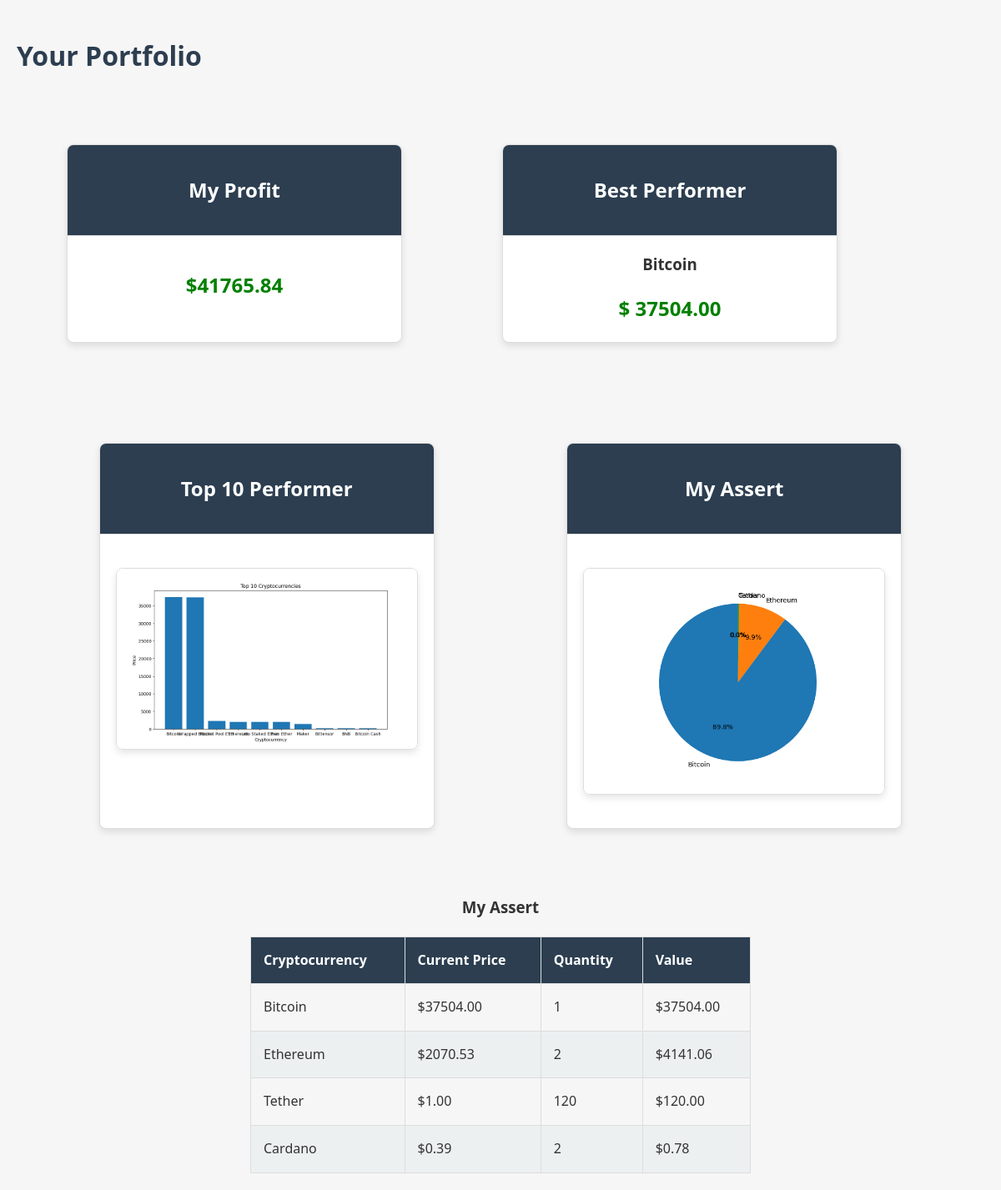
/portfolio/ (signed in), run on the app's committed database.
### CryptoCrackers/models.py (models this page shows, shortened)
class CryptoCurrency(models.Model):
    id = models.CharField(max_length=100, primary_key=True)
    symbol = models.CharField(max_length=10)
    name = models.CharField(max_length=100)
    image = models.URLField()
    current_price = models.DecimalField(max_digits=10, decimal_places=2, blank=True, null=True)
    current_price_cad = models.DecimalField(max_digits=10, decimal_places=2, blank=True, null=True)
    current_price_eur = models.DecimalField(max_digits=10, decimal_places=2, blank=True, null=True)
    market_cap = models.IntegerField()
    market_cap_rank = models.PositiveIntegerField()
    fully_diluted_valuation = models.IntegerField(blank=True, null=True)
    total_volume = models.IntegerField(blank=True, null=True)
    high_24h = models.IntegerField(blank=True, null=True)
    low_24h = models.IntegerField(blank=True, null=True)
    price_change_24h = models.IntegerField(blank=True, null=True)
    price_change_percentage_24h = models.DecimalField(max_digits=10, decimal_places=2, blank=True, null=True)
    market_cap_change_24h = models.IntegerField(blank=True, null=True)
    market_cap_change_percentage_24h = models.IntegerField(blank=True, null=True)
    circulating_supply = models.IntegerField(blank=True, null=True)
    total_supply = models.IntegerField(blank=True, null=True)
    max_supply = models.IntegerField(blank=True, null=True)
    ath = models.IntegerField(blank=True, null=True)
    ath_change_percentage = models.IntegerField(blank=True, null=True)
    ath_date = models.DateTimeField(blank=True, null=True)
    atl = models.IntegerField(blank=True, null=True)
    atl_change_percentage = models.IntegerField(blank=True, null=True)
    atl_date = models.DateTimeField(blank=True, null=True)
    roi = models.FloatField(null=True)
    last_updated = models.DateTimeField(blank=True, null=True)

### CryptoCrackers/views.py (the view)
# urls.py: path('portfolio/', views.portfolio, name='portfolio'),
def portfolio(request):
    user_id = request.session.get('_user_id')
    if not user_id:
        return redirect('/login/')
    user = UserDetails.objects.get(id=user_id)
    cryptocurrencies_dict = user.cryptocurrencies
    crypto_currencies = CryptoCurrency.objects.all()
    total_amount = 0
    data = []
    for crypto_currency in crypto_currencies:
        current_price = crypto_currency.current_price
        name = crypto_currency.name
        if name in cryptocurrencies_dict:
            quantity = cryptocurrencies_dict[name]
            value = current_price * quantity
            total_amount += value
            data.append({'name': name, 'current_price': current_price, 'quantity': quantity, 'value': value})
    highest_value_assert = max(data, key=lambda x: x['current_price'])
    top_10_cryptos = CryptoCurrency.objects.order_by('-current_price')[:10]
    crypto_names = [crypto.name for crypto in top_10_cryptos]
    crypto_prices = [float(crypto.current_price) for crypto in top_10_cryptos]
    plt.figure(figsize=(10, 6))  # Adjust the figure size as needed
    plt.bar(crypto_names, crypto_prices)
    plt.xlabel('Cryptocurrency')
    plt.ylabel('Price')
    plt.title('Top 10 Cryptocurrencies')
    buffer = BytesIO()
    plt.savefig(buffer, format='png')
    buffer.seek(0)
    chart_image_bar = base64.b64encode(buffer.read()).decode('utf-8')
    plt.close()
    buffer = BytesIO()
    plt.savefig(buffer, format='png')
    buffer.seek(0)
    chart_image = base64.b64encode(buffer.read()).decode('utf-8')
    labels = [crypto['name'] for crypto in data]
    sizes = [crypto['value'] for crypto in data]
    fig, ax = plt.subplots()
    ax.pie(sizes, labels=labels, autopct='%1.1f%%', startangle=90)
    ax.axis('equal')  # Equal aspect ratio ensures that the pie is drawn as a circle.
    chart_image = io.BytesIO()
    plt.savefig(chart_image, format='png')
    chart_image.seek(0)
    chart_image_base64 = base64.b64encode(chart_image.read()).decode('utf-8')
    plt.close()
    context = {
        'crypto_data': data,
        'highest_value_assert': highest_value_assert,
        'total_amount': total_amount,
        'chart_image_base64': chart_image_base64,
        'top_10_cryptos': top_10_cryptos,
        'chart_image': chart_image,
        'chart_image_bar': chart_image_bar
    }
    print(max(data, key=lambda x: x['current_price']), "data")
    return render(request, 'FrontEnd/portfolio.html', context)

### templates/FrontEnd/portfolio.html (shortened to what this page needs)
<!DOCTYPE html>
<html lang="en">
<head>
</head>
<body>
<h1>Your Portfolio</h1>
{% if crypto_data %}
    <div class="preview">
        <div class="card">
            <div class="card-header">
                <h2>My Profit</h2>
            </div>
            <div class="card-body">
                <h2 style="color: green"> ${{ total_amount }}</h2>
            </div>
        </div>
        <div class="card">
            <div class="card-header">
                <h2>Best Performer</h2>
            </div>
            <div class="chart-card-body">
                <h3 > {{ highest_value_assert.name }}</h3>
                <h2 style="color: green">$ {{ highest_value_assert.current_price }}</h2>
            </div>
        </div>
    </div>
    <div class="chart">
        <div class="card" style="width: 3000px">
            <div class="card-header">
                <h2>Top 10 Performer</h2>
            </div>
            <div class="card-body">
                <div class="chart-container">
                    <img alt="Bar Chart">
                </div>
            </div>
        </div>
        <div class="card">
            <div class="card-header">
                <h2>My Assert</h2>
            </div>
            <div class="card-body">
                <div class="chart-container">
                    <img alt="Pie Chart">
                </div>
            </div>
        </div>
    </div>
    <div>
        <h3>My Assert</h3>
        <table style="width: 2000px">
            <thead>
                <tr>
                    <th>Cryptocurrency</th>
                    <th>Current Price</th>
                    <th>Quantity</th>
                    <th>Value</th>
                </tr>
            </thead>
            <tbody>
                {% for crypto in crypto_data %}
                    <tr>
                        <td>{{ crypto.name }}</td>
                        <td>${{ crypto.current_price }}</td>
                        <td>{{ crypto.quantity }}</td>
                        <td>${{ crypto.value }}</td>
                    </tr>
                {% endfor %}
            </tbody>
        </table>
    </div>
{% else %}
    <p>No cryptocurrency data available.</p>
{% endif %}
</body>
</html>

### templates/FrontEnd/portfolio.html (style rules this page uses)
body { font-family: 'Segoe UI', Tahoma, Geneva, Verdana, sans-serif; background-color: #f6f6f6; color: #333; margin: 0; padding: 20px; text-align: center; line-height: 1.6; }
.preview, .chart { display: flex; flex-wrap: wrap; }
.preview { justify-content: left; }
.chart { justify-content: space-evenly; width: 100%; }
.card { width: 100%; max-width: 400px; background-color: #fff; border: 1px solid #ddd; border-radius: 8px; overflow: hidden; box-shadow: 0 4px 8px rgba(0, 0, 0, 0.1); margin: 60px; transition: transform 0.3s ease-in-out; }
.card-header { background-color: #2c3e50; color: #fff; padding: 15px; border-bottom: 1px solid #ddd; }
.card-body { padding: 20px; }
h1 { color: #2c3e50; margin-bottom: 20px; font-size: 2em; width: 100%; text-align: left; }
img { display: block; margin: 20px; max-width: 100%; height: auto; border: 1px solid #ddd; border-radius: 8px; box-shadow: 0 4px 8px rgba(0, 0, 0, 0.1); transition: transform 0.3s ease-in-out; }
table { width: 100%; border-collapse: collapse; margin-top: 20px; max-width: 600px; text-align: left; margin-left: auto; margin-right: auto; }
th, td { border: 1px solid #ddd; padding: 15px; text-align: left; }
th { background-color: #2c3e50; color: #fff; }
tr:nth-child(even) { background-color: #ecf0f1; }
.chart-container { display: flex; flex-wrap: wrap; justify-content: center; gap: 20px; }

### data on the page
CryptoCurrency: name "Bitcoin", current_price "37504.00", name "Bitcoin", current_price "37504.00"
CryptoCurrency: name "Ethereum", current_price "2070.53"
CryptoCurrency: name "Tether", current_price "1.00"
CryptoCurrency: name "Cardano", current_price "0.39"

### other printed values
{{ total_amount }} "41765.84"
{{ crypto.quantity }} "1" "2" "120" "2"
{{ crypto.value }} "37504.00" "4141.06" "120.00" "0.78"
